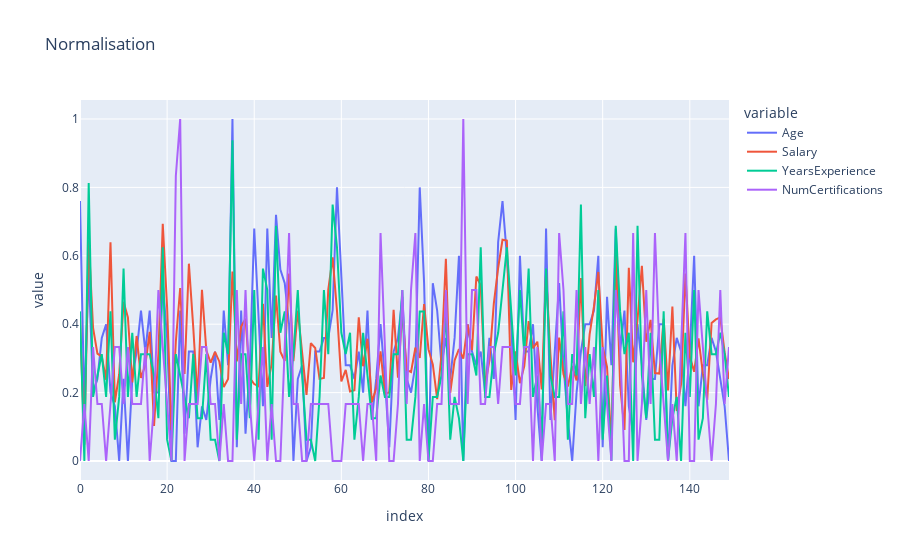

Write notebook code for a chart like this one.
### Code cell
px.line(x_test_norm.head(150),title='Normalisation')

### Figure 1 — Plotly figure (JSON) as saved in the notebook; plotly's stock layout.template omitted (floating-point values rounded to 4 significant figures; data arrays with more than 128 entries replaced by an {"elided": "..."} marker saying what was removed)
{"data": [{"hovertemplate": "variable=Age<br>index=%{x}<br>value=%{y}<extra></extra>", "legendgroup": "Age", "line": {"color": "#636efa", "dash": "solid"}, "marker": {"symbol": "circle"}, "mode": "lines", "name": "Age", "orientation": "v", "showlegend": true, "type": "scatter", "x": {"elided": "150 int values"}, "xaxis": "x", "y": {"elided": "150 float values"}, "yaxis": "y"}, {"hovertemplate": "variable=Salary<br>index=%{x}<br>value=%{y}<extra></extra>", "legendgroup": "Salary", "line": {"color": "#EF553B", "dash": "solid"}, "marker": {"symbol": "circle"}, "mode": "lines", "name": "Salary", "orientation": "v", "showlegend": true, "type": "scatter", "x": {"elided": "150 int values"}, "xaxis": "x", "y": {"elided": "150 float values"}, "yaxis": "y"}, {"hovertemplate": "variable=YearsExperience<br>index=%{x}<br>value=%{y}<extra></extra>", "legendgroup": "YearsExperience", "line": {"color": "#00cc96", "dash": "solid"}, "marker": {"symbol": "circle"}, "mode": "lines", "name": "YearsExperience", "orientation": "v", "showlegend": true, "type": "scatter", "x": {"elided": "150 int values"}, "xaxis": "x", "y": {"elided": "150 float values"}, "yaxis": "y"}, {"hovertemplate": "variable=NumCertifications<br>index=%{x}<br>value=%{y}<extra></extra>", "legendgroup": "NumCertifications", "line": {"color": "#ab63fa", "dash": "solid"}, "marker": {"symbol": "circle"}, "mode": "lines", "name": "NumCertifications", "orientation": "v", "showlegend": true, "type": "scatter", "x": {"elided": "150 int values"}, "xaxis": "x", "y": {"elided": "150 float values"}, "yaxis": "y"}], "layout": {"autosize": true, "legend": {"title": {"text": "variable"}, "tracegroupgap": 0}, "title": {"text": "Normalisation"}, "xaxis": {"anchor": "y", "autorange": true, "domain": [0, 1], "range": [0, 149], "title": {"text": "index"}, "type": "linear"}, "yaxis": {"anchor": "x", "autorange": true, "domain": [0, 1], "range": [-0.05556, 1.056], "title": {"text": "value"}, "type": "linear"}}}
